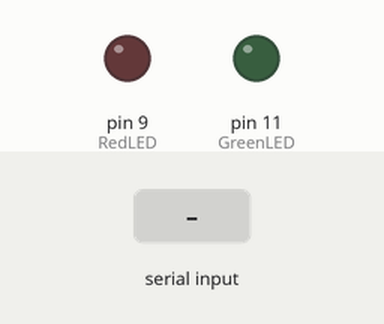
Simulated run of this sketch. Board: Arduino Uno, built with avr-gcc and run on an emulated ATmega328P. Shown: output pins drawn as LEDs (lit = HIGH). Inputs (shaded band) come from the test bench. What the sketch prints to the serial monitor is not drawn.

Above: at 0.9 s.
1.0 s: "90,45\n" received over Serial
Timing chart, 0 to 10.0 s (numbered marks = the images above; inputs shaded):
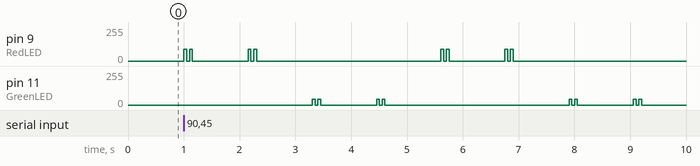

The sketch:

Slightly_More_Advanced_LED_Sketch_w_Analog_Writes.ino
```cpp
int RedLED = 9;
int GreenLED = 11;

int timeOff = 950;
int BurstOff = 50;
int timeOn = 50;
int LongDelay = 1000;
int RedBlinks = 2;
int GreenBlinks = 2;

String RedLight = "The Red LED is blinking!";
String GreenLight = "The Green LED is blinking!";

int RedBrightness;
int GreenBrightness;

void setup() {
  // Pigolon tits setup goes here
  Serial.begin(115200);
  pinMode(RedLED,OUTPUT);
  pinMode(GreenLED,OUTPUT);

  Serial.println("Choose a brightness for the red LED between 0-255: ");
  while(Serial.available()==0){ }
  RedBrightness = Serial.parseInt();

  Serial.println("Choose a brightness for the Green LED between 0-255: ");
  while(Serial.available()==0){ }
  GreenBrightness = Serial.parseInt();

}

void loop() {
  // looping titty tricks
  Serial.println(RedLight);

  for (int i = 1; i <= RedBlinks; i += 1) { //Starts a for loop (Begin, Run while this is true, Do this after one iteration)
    Serial.print("Blink #: ");
    Serial.println(i);
    analogWrite(RedLED, RedBrightness);
    delay(timeOn);
    analogWrite(RedLED, 0);
    delay(BurstOff);
    analogWrite(RedLED, RedBrightness);
    delay(timeOn);
    analogWrite(RedLED,0);
    delay(LongDelay);
  }

  Serial.println(" ");
  Serial.println(GreenLight);

  for (int i = 1; i <= GreenBlinks; i += 1) {
    Serial.print("Blink #: ");
    Serial.println(i);
    analogWrite(GreenLED, GreenBrightness);
    delay(timeOn);
    analogWrite(GreenLED, 0);
    delay(BurstOff);
    analogWrite(GreenLED, GreenBrightness);
    delay(timeOn);
    analogWrite(GreenLED, 0);
    delay(LongDelay);
  }

  Serial.println(" ");

}
```
